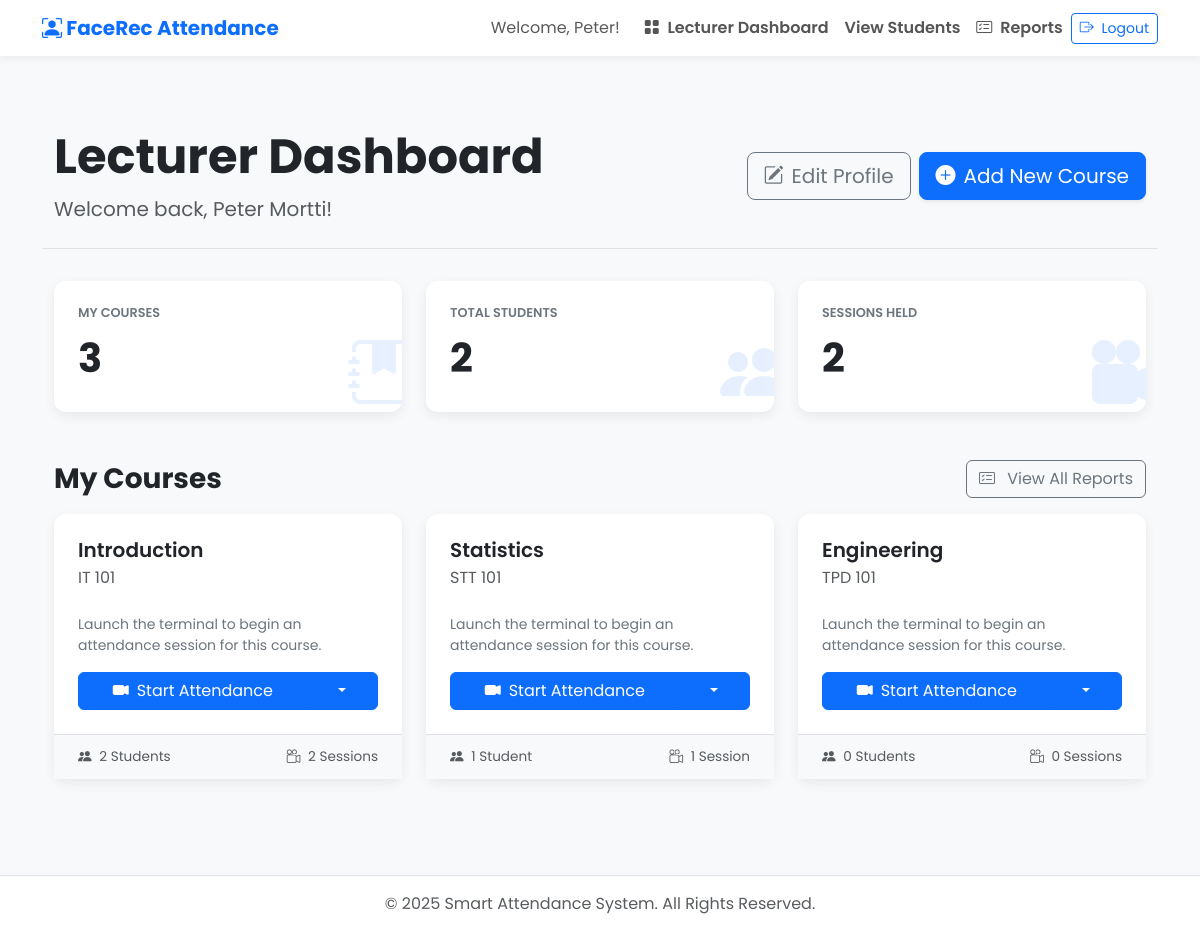
The app's page /dashboard/ (signed in), older data.
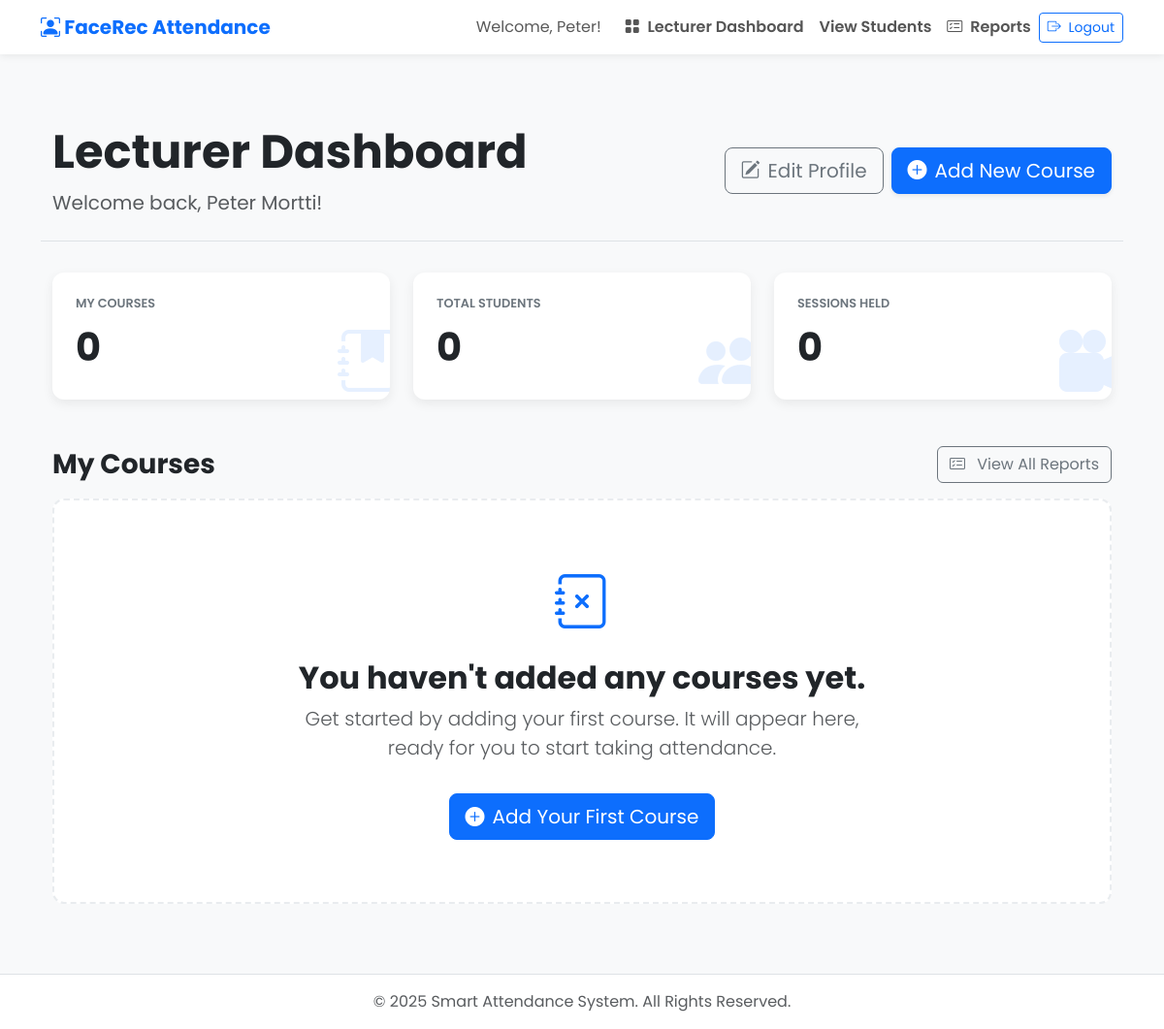
The same page, newer data.
### attendance/models.py (models this page shows, shortened)
class Course(models.Model):
    course_code = models.CharField(max_length=20, unique=True)
    course_name = models.CharField(max_length=200)
    lecturer = models.ForeignKey(User, on_delete=models.CASCADE)
    enrolled_students = models.ManyToManyField('Student', related_name='courses', blank=True)

### attendance/views.py (the view)
# urls.py: path('dashboard/', views.lecturer_dashboard, name='lecturer_dashboard'),
@login_required
@user_passes_test(is_lecturer)
def lecturer_dashboard(request):
    courses = Course.objects.filter(lecturer=request.user).annotate(
        student_count=Count('attendancesession__records__student', distinct=True),  # Traverse relations: course <- session <- record -> student
        session_count=Count('attendancesession')  # Direct reverse relation to sessions (distinct not needed here)
    ).order_by('course_code')
    total_courses = courses.count()
    total_sessions = AttendanceSession.objects.filter(course__lecturer=request.user).count()
    total_students = Student.objects.filter(
        records__session__course__lecturer=request.user,
        user__is_staff=False
    ).distinct().count()
    context = {
        'courses': courses,
        'total_courses': total_courses,
        'total_sessions': total_sessions,
        'total_students': total_students,
    }
    return render(request, 'attendance/dashboard.html', context)

### attendance/views.py (called while the page is built)
def is_lecturer(user):
    return user.is_staff

### attendance/templates/attendance/dashboard.html (shortened to what the changed rows need)
{% extends 'attendance/base.html' %}
{% block content %}
<link rel="stylesheet" href="https://cdn.jsdelivr.net/npm/bootstrap-icons@1.11.3/font/bootstrap-icons.min.css">
<div class="container py-4 py-md-5 dashboard-content">
    <div class="row align-items-center dashboard-header">
        <div class="col-lg-6">
            <h1 class="fw-bold display-5">Lecturer Dashboard</h1>
        </div>
    </div>
    <div class="row">
        <div class="col-lg-4 col-md-6 mb-4">
            <div class="stat-card">
                <div>
                    <h6>My Courses</h6>
                    <span class="stat-number">{{ total_courses }}</span>
                </div>
            </div>
        </div>
        <div class="col-lg-4 col-md-6 mb-4">
            <div class="stat-card">
                <div>
                    <h6>Total Students</h6>
                    <span class="stat-number">{{ total_students }}</span>
                </div>
            </div>
        </div>
        <div class="col-lg-4 col-md-12 mb-4">
            <div class="stat-card">
                <div>
                    <h6>Sessions Held</h6>
                    <span class="stat-number">{{ total_sessions }}</span>
                </div>
            </div>
        </div>
    </div>
    <div class="d-flex justify-content-between align-items-center mt-4 mb-3">
        <h2 class="fw-bold h3 mb-0">My Courses</h2>
    </div>
    {% if courses %}
        <div class="row">
            {% for course in courses %}
                <div class="col-lg-4 col-md-6 mb-4 d-flex">
                    <div class="card course-card w-100">
                        <div class="card-body">
                            <div>
                                <h5 class="card-title">{{ course.course_name }}</h5>
                                <p class="card-subtitle mb-2 text-muted">{{ course.course_code }}</p>
                            </div>
                            <p class="card-text small">Launch the terminal to begin an attendance session for this course.</p>
                            <div class="btn-group mt-auto">
                                <a href="{% url 'create_session' course.id %}" class="btn btn-primary">
                                    <i class="bi bi-camera-video-fill me-2"></i>Start Attendance
                                </a>
                                <button type="button" class="btn btn-primary dropdown-toggle dropdown-toggle-split" data-bs-toggle="dropdown" aria-expanded="false">
                                </button>
                            </div>
                        </div>
                        <div class="course-meta d-flex justify-content-between">
                            <span class="text-muted"><i class="bi bi-people-fill me-1"></i> {{ course.student_count }} Student{{ course.student_count|pluralize }}</span>
                            <span class="text-muted"><i class="bi bi-camera-reels me-1"></i> {{ course.session_count }} Session{{ course.session_count|pluralize }}</span>
                        </div>
                    </div>
                </div>
            {% endfor %}
        </div>
    {% else %}
        <div class="empty-state">
            <div class="icon"><i class="bi bi-journal-x"></i></div>
            <h2 class="mt-3 fw-bold">You haven't added any courses yet.</h2>
            <p class="lead text-muted mx-auto" style="max-width: 600px;">
                Get started by adding your first course. It will appear here, ready for you to start taking attendance.
            </p>
            <a href="{% url 'add_course' %}" class="btn btn-primary btn-lg mt-3">
                <i class="bi bi-plus-circle-fill me-2"></i>Add Your First Course
            </a>
        </div>
    {% endif %}
</div>
{% endblock %}

Row changes from the older to the newer data that the page shows:
removed Course: course_name "Introduction", course_code "IT 101", student_count "2", session_count "2"
removed Course: course_name "Statistics", course_code "STT 101", student_count "1", session_count "1"
removed Course: course_name "Engineering", course_code "TPD 101", student_count "0", session_count "0"
Text that changed along with them:
{{ total_courses }}: "3" → "0"
{{ total_students }}: "2" → "0"
{{ total_sessions }}: "2" → "0"
text now shown: "You haven't added any courses yet. Get started by adding your first course. It will appear here, ready for you to start taking attendance. Add Your First Course"
